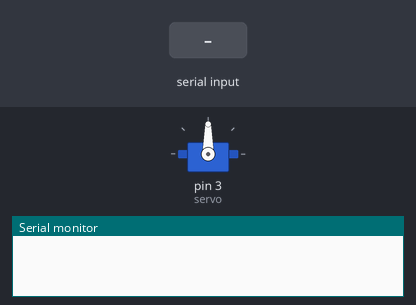
The sketch below on a simulated Arduino Uno, built with avr-gcc and run on an emulated ATmega328P. On the bench: servo, the last lines printed to the serial monitor. The inputs (shaded band) are chosen by the test bench.

Above: at 1.2 s.
1.3 s: "d" received over Serial
At 1.6 s:
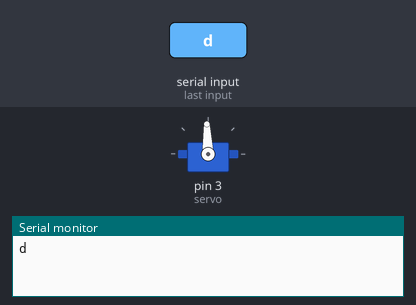
2.8 s: "i" received over Serial
At 4.0 s:
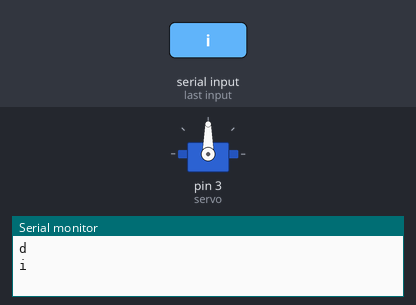
Timing chart, 0 to 5.8 s (numbered marks = the images above; inputs shaded):
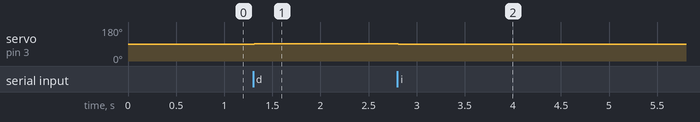

The sketch:

Servo.ino
```cpp
#include <SoftwareSerial.h>
#include <Servo.h>

//Declaramos el servo
Servo servo;

//Declaramos la variable
char dato;
int angulo = 90;

void setup() {
  Serial.begin(9600);
  Serial.setTimeout(10);
  servo.attach(3);
  servo.write(angulo);
}

void loop() {
  while(Serial.available()){
    dato = Serial.read();
    delay(10);
    Serial.println(dato);
    switch(dato){
      case 'd':
      //Gira servo hacia la derecha
      angulo = angulo + 2;
      servo.write(angulo);
      break;

      case 'i':
      //Gira servo hacia la izquierda
      angulo = angulo - 2;
      servo.write(angulo);
      break;

      case 'p':
      //Parar el servo
      angulo = angulo;
      servo.write(angulo);
      break;
      }
   }
 }
```

Measured:
- after the input at 1.3 s, servo on pin 3 (servo): 90° → 92° at once
- after the input at 2.8 s, servo on pin 3 (servo): 92° → 90° at once
